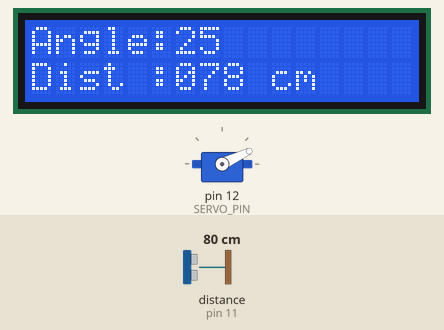
Simulated run of this sketch. Board: Arduino Uno, built with avr-gcc and run on an emulated ATmega328P. Shown: servo, 16×2 character LCD. Wiring (inferred from the names in the program): ultrasonic range finder: trigger pin 10; echo pin 11. The test bench sets the inputs (shaded band); at power-on: distance to the obstacle (sensor on pin 11) 80 cm. The echo pulse lasts 58.3 µs per cm; what the sketch prints to the serial monitor is not drawn.

Above: at 2.7 s.
2.8 s: distance to the obstacle (sensor on pin 11) set to 250 cm
At 3.34 s:
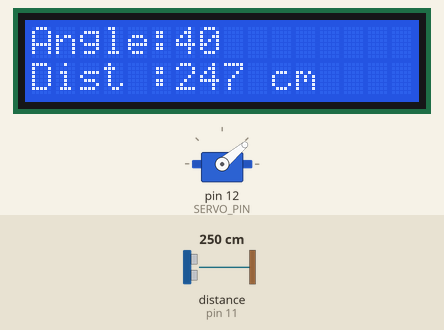
5.4 s: distance to the obstacle (sensor on pin 11) set to 2 cm
At 6.53 s:
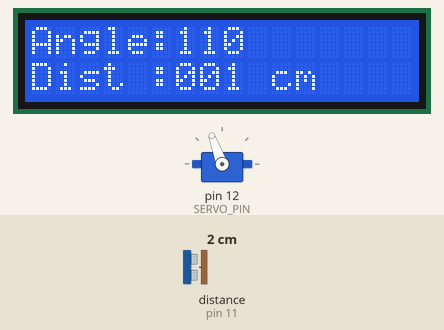
8.1 s: distance to the obstacle (sensor on pin 11) set to 4 cm
At 9.73 s:
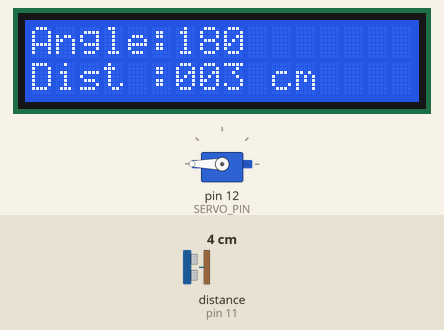
10.8 s: distance to the obstacle (sensor on pin 11) set to 250 cm
At 11.34 s:
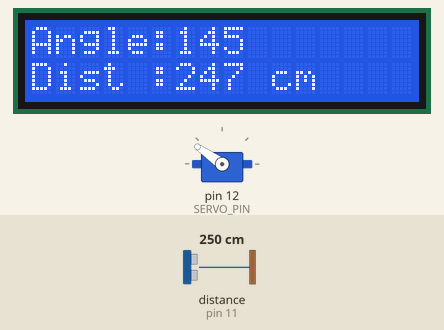
16.0 s: distance to the obstacle (sensor on pin 11) set to 9 cm
At 17.28 s:
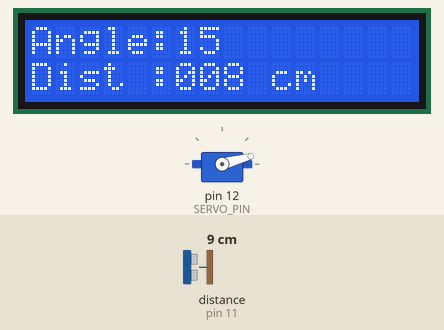
Timing chart, 0 to 22.2 s (numbered marks = the images above; inputs shaded):
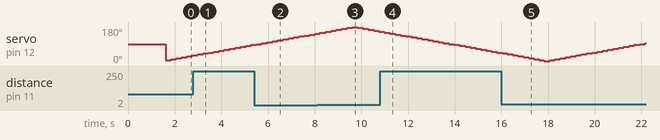

The sketch:

DELAY.ino
```cpp
#include <Servo.h>
#include <Wire.h>
#include <LiquidCrystal_I2C.h>

#define TRIG_PIN 10
#define ECHO_PIN 11
#define SERVO_PIN 12

Servo myServo;
LiquidCrystal_I2C lcd(0x27, 16, 2);

int angle = 0;
int direction = 1;
int distance = -1;
int lastAngle = -1;

unsigned long lastDistanceTime = 0;
const unsigned long distanceInterval = 1500;

void setup() {
  Serial.begin(9600);
  pinMode(TRIG_PIN, OUTPUT);
  pinMode(ECHO_PIN, INPUT);
  myServo.attach(SERVO_PIN);

  lcd.init();
  lcd.backlight();
  lcd.clear();
  lcd.setCursor(0, 0);
  lcd.print("Radar Ready");
  delay(1500);
  lcd.clear();
  lcd.setCursor(0, 0);
  lcd.print("Angle:");
  lcd.setCursor(0, 1);
  lcd.print("Dist :");
}

void loop() {
  if (millis() - lastDistanceTime >= distanceInterval) {
    distance = getDistance();
    lastDistanceTime = millis();
  }

  angle += direction * 5;

  if (angle >= 180) {
    angle = 180;
    direction = -1;
  } else if (angle <= 0) {
    angle = 0;
    direction = 1;
  }

  myServo.write(angle);

  if (angle != lastAngle) {
    lcd.setCursor(6, 0);
    lcd.print("    ");
    lcd.setCursor(6, 0);
    lcd.print(angle);
    lastAngle = angle;
  }

  lcd.setCursor(6, 1);
  lcd.print("             ");
  lcd.setCursor(6, 1);

  if (distance <= 0 || distance > 500) {
    lcd.print("000 cm");
  } else {
    if (distance < 10) lcd.print("00");
    else if (distance < 100) lcd.print("0");
    lcd.print(distance);
    lcd.print(" cm");
  }

  Serial.print(angle);
  Serial.print(",");
  Serial.println(distance);

  delay(200);
}

int getDistance() {
  digitalWrite(TRIG_PIN, LOW);
  delayMicroseconds(3);
  digitalWrite(TRIG_PIN, HIGH);
  delayMicroseconds(10);
  digitalWrite(TRIG_PIN, LOW);

  long duration = pulseIn(ECHO_PIN, HIGH, 35000);

  if (duration == 0) return -1;

  int d = duration * 0.034 / 2;

  if (d <= 0 || d > 500) return 0;

  return d;
}
```
